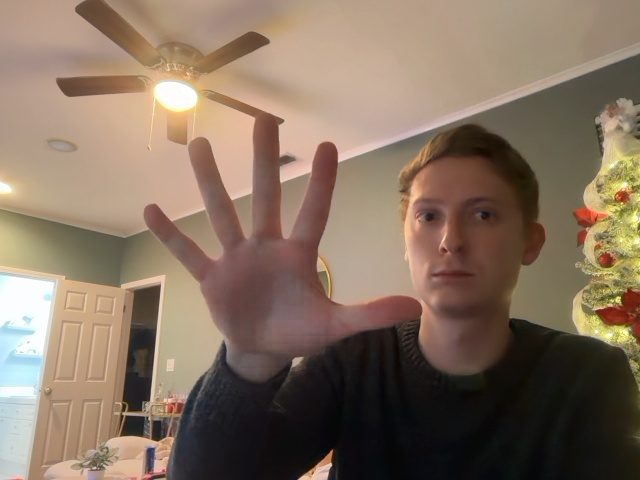
#> input picture ENGR6045ProjectAdapted/temp_frame.jpg, 640 x 480 px; its folder holds only this picture in this run
$ python -i hand_skeleton_extractor.py   (imports and definitions only)
#> lines starting #> are read from the running program, lines starting #| are printed output that depends on the picture; after the words box and inside, x2 and y2 are one past the last pixel; in counts of white or black regions, pixels touching at a corner belong together
#> further down, picture is the input picture: shape (480, 640, 3); mean B, G, R 96.3, 113.4, 133
import cv2
import numpy as np
from pathlib import Path
from typing import Tuple, Optional, List, Dict
from datetime import datetime
import json
from skimage import morphology
from scipy import ndimage


class HandSkeletonExtractor:
    """
    Extracts morphological skeleton from hand images.
    Reduces hand to 1-pixel wide representation for shape-based analysis.
    """

    def __init__(
            self,
            skeletonization_method: str = "zhang_suen",  # "zhang_suen", "medial_axis", "morphological", "thinning"
            skeleton_thickness: int = 1,  # Thickness of skeleton lines (1-3)
            enhance_junctions: bool = True,  # Highlight branch points and endpoints
            junction_radius: int = 3,  # Radius for junction highlighting
            preserve_topology: bool = True,  # Preserve topological structure
            min_branch_length: int = 5,  # Minimum branch length to keep (pruning)
            apply_pruning: bool = False,  # Remove small branches
            background_color: Tuple[int, int, int] = (0, 0, 0),  # Background color
            skeleton_color: Tuple[int, int, int] = (255, 255, 255),  # Skeleton color
            junction_color: Tuple[int, int, int] = (200, 200, 200),  # Junction point color
            debug_mode: bool = True
    ):
        """
        Initialize skeleton extractor.

        Args:
            skeletonization_method: Method for skeleton extraction
                - "zhang_suen": Zhang-Suen thinning algorithm (fast, good)
                - "medial_axis": Medial axis transform (smooth, preserves structure)
                - "morphological": Morphological thinning (simple)
                - "thinning": Lee's thinning algorithm (preserves connectivity)
            skeleton_thickness: Thickness of skeleton lines in final output
            enhance_junctions: Highlight branch points and endpoints
            junction_radius: Size of junction point markers
            preserve_topology: Maintain topological correctness
            min_branch_length: Minimum length for branches (for pruning)
            apply_pruning: Remove small spurious branches
            background_color: Background color
            skeleton_color: Color for skeleton lines
            junction_color: Color for junction markers
            debug_mode: Print detailed processing info
        """
        self.skeletonization_method = skeletonization_method
        self.skeleton_thickness = max(1, min(5, skeleton_thickness))
        self.enhance_junctions = enhance_junctions
        self.junction_radius = junction_radius
        self.preserve_topology = preserve_topology
        self.min_branch_length = min_branch_length
        self.apply_pruning = apply_pruning
        self.background_color = background_color
        self.skeleton_color = skeleton_color
        self.junction_color = junction_color
        self.debug_mode = debug_mode

        # Statistics
        self.stats = {
            'processed': 0,
            'successful': 0,
            'no_hand_pixels': 0,
            'avg_skeleton_pixels': [],
            'avg_branch_points': [],
            'avg_end_points': [],
            'skeleton_coverage_percent': [],
            'errors': 0
        }

    def preprocess_for_skeletonization(self, image: np.ndarray) -> np.ndarray:
        """
        Preprocess image for skeletonization.
        Convert to binary format required by skeleton algorithms.
        """
        # Convert to grayscale if needed
        if len(image.shape) == 3:
            gray = cv2.cvtColor(image, cv2.COLOR_BGR2GRAY)
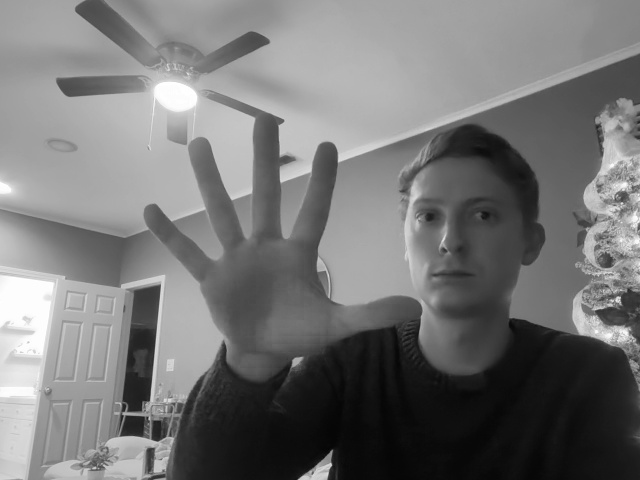
#> gray: shape (480, 640); min 1, max 255, mean 117.3
        else:
            gray = image

        # Threshold to binary
        _, binary = cv2.threshold(gray, 127, 255, cv2.THRESH_BINARY)
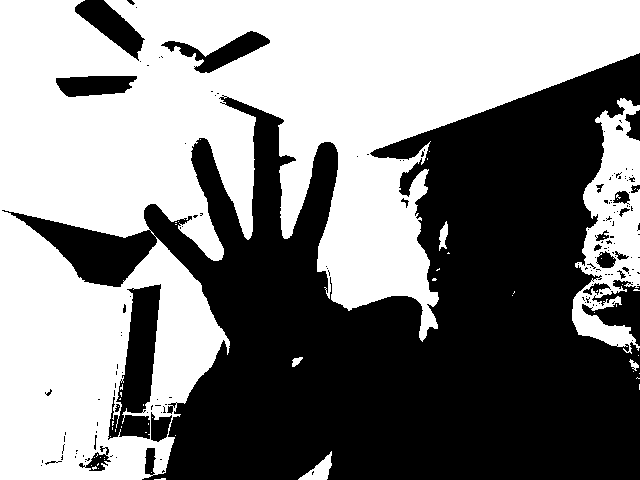
#> binary: shape (480, 640); 51.7% white; 157 black regions (129 under 20 px), largest, box (x1, y1, x2, y2) and area: (2, 53, 640, 480) 135203, (108, 284, 161, 440) 4324, (75, 0, 145, 61) 1765

        # Convert to boolean for skimage
        binary_bool = binary > 0

        return binary_bool

    def extract_zhang_suen_skeleton(self, binary: np.ndarray) -> np.ndarray:
        """
        Extract skeleton using Zhang-Suen thinning algorithm.
        Fast and produces good results for hand shapes.
        """
        try:
            skeleton = morphology.skeletonize(binary)
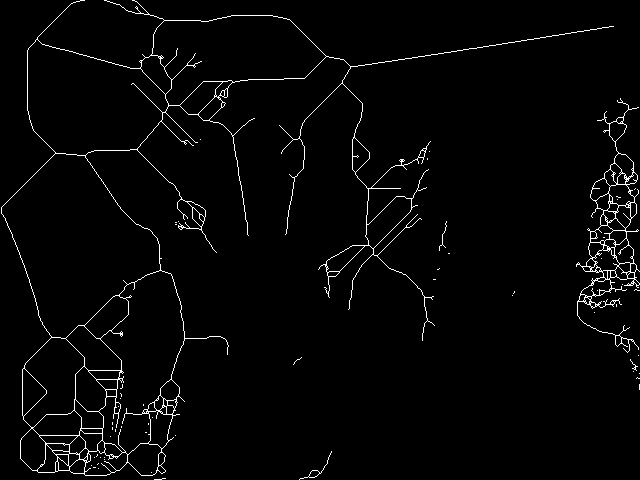
#> skeleton: shape (480, 640) bool; 2.3% white in thin lines or dots

            if self.debug_mode:
                skeleton_pixels = np.count_nonzero(skeleton)
#> skeleton_pixels = 7195
                print(f"  → Zhang-Suen skeleton pixels: {skeleton_pixels:,}")
#|   → Zhang-Suen skeleton pixels: 7,195

            return skeleton
        except Exception as e:
            if self.debug_mode:
                print(f"  ❌ Zhang-Suen failed: {e}")
            return None

    # [84 lines left out: functions extract_medial_axis_skeleton, extract_morphological_skeleton, extract_thinning_skeleton, not called in this run]

    def get_skeleton(self, image: np.ndarray) -> Optional[np.ndarray]:
        """
        Get skeleton using specified method.
        """
        # Preprocess image
        binary = self.preprocess_for_skeletonization(image)

        # Check if any pixels to skeletonize
        if not np.any(binary):
            if self.debug_mode:
                print(f"  ⚠️ No hand pixels to skeletonize")
            return None

        # Extract skeleton based on method
        if self.skeletonization_method == "zhang_suen":
            skeleton = self.extract_zhang_suen_skeleton(binary)
        elif self.skeletonization_method == "medial_axis":
            skeleton = self.extract_medial_axis_skeleton(binary)
        elif self.skeletonization_method == "morphological":
            skeleton = self.extract_morphological_skeleton(binary)
        elif self.skeletonization_method == "thinning":
            skeleton = self.extract_thinning_skeleton(binary)
        else:
            # Default to zhang_suen
            skeleton = self.extract_zhang_suen_skeleton(binary)

        return skeleton

    # [411 lines left out: functions prune_skeleton, trace_branch_length, get_skeleton_neighbors, remove_branch, find_endpoints, find_branch_points and 6 more, not called in this run]


# ============================================================================
# USAGE EXAMPLE
# ============================================================================

# [90 lines not run here, left out]

>>> import cv2
>>> picture = cv2.imread('../../../temp_frame.jpg')
>>> result = HandSkeletonExtractor().get_skeleton(picture)
